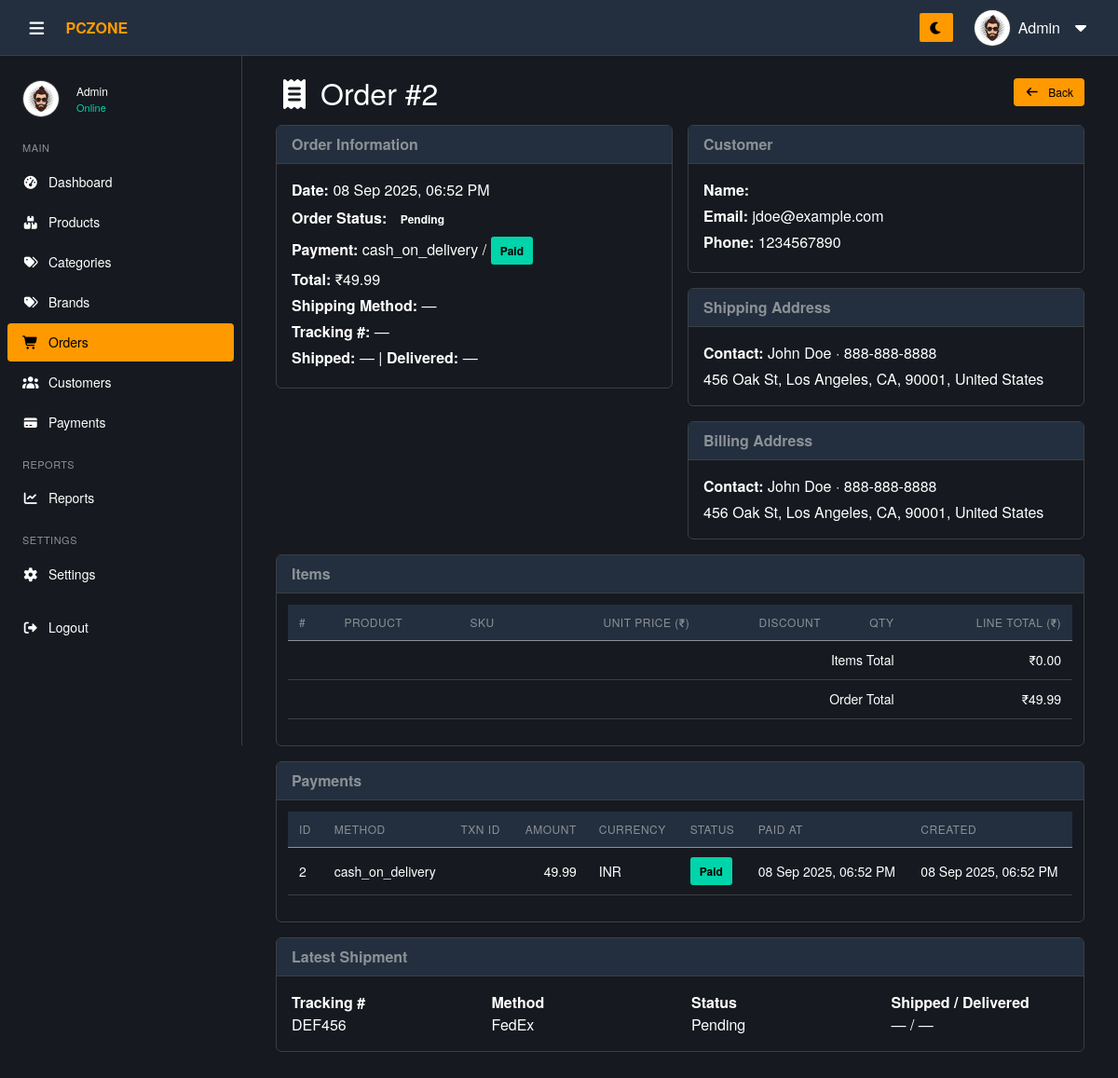
Page /admin/order_view.php?id=2 on the earlier database version.
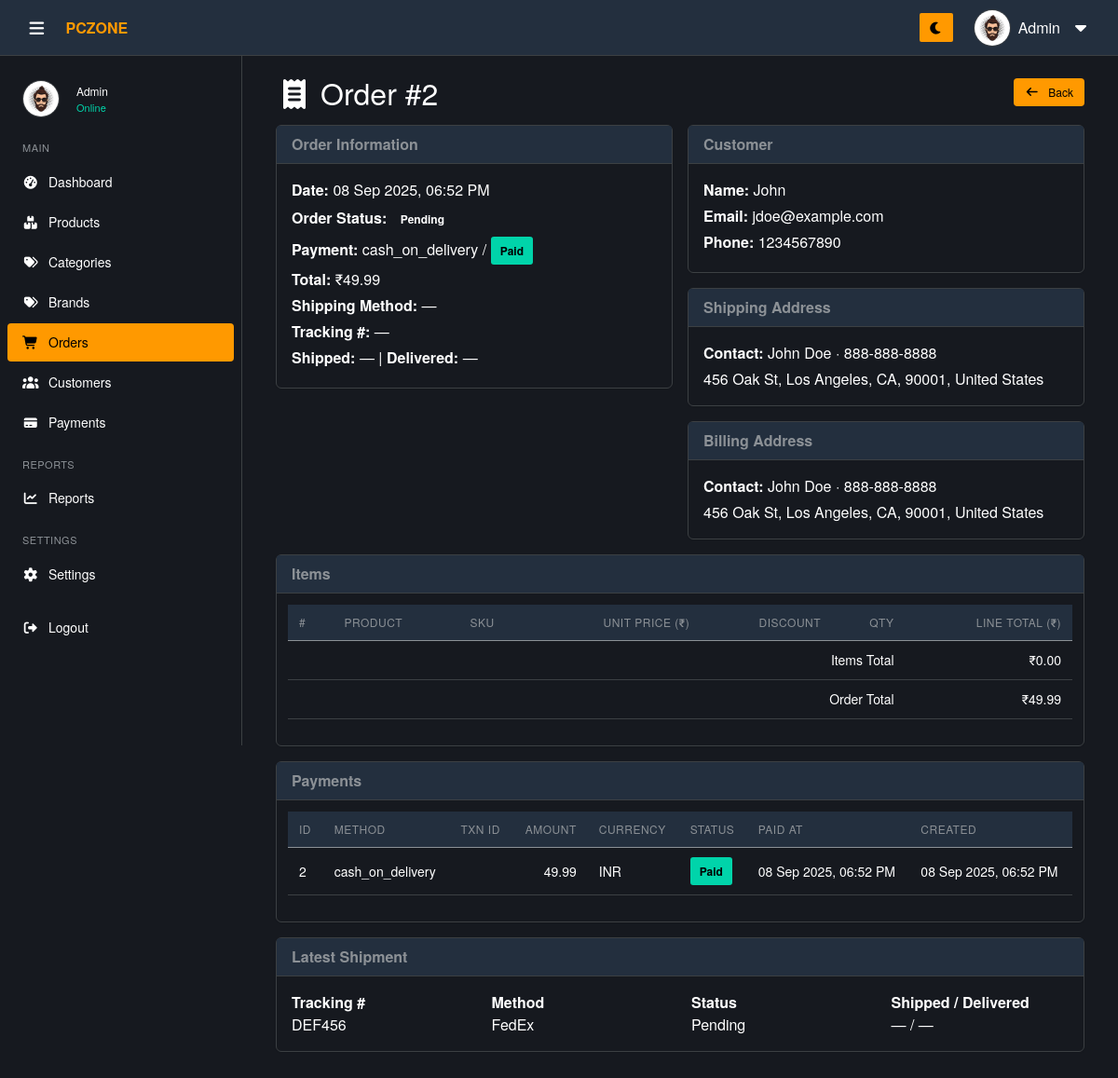
Same page on the later database version.
### tables this page shows
CREATE TABLE IF NOT EXISTS orders (
    order_id INT AUTO_INCREMENT PRIMARY KEY,
    user_id INT NOT NULL,
    billing_address_id INT NOT NULL,
    shipping_address_id INT NOT NULL,
    total_amount DECIMAL(10,2) NOT NULL,
     
     
    order_status ENUM('Pending','Processing','Shipped','Delivered','Cancelled','Returned') DEFAULT 'Pending',
    tracking_number VARCHAR(100) DEFAULT NULL,
    shipping_method VARCHAR(100) DEFAULT NULL,
    order_notes TEXT DEFAULT NULL,
    paid_at DATETIME DEFAULT NULL,
    cancelled_at DATETIME DEFAULT NULL,
    refunded_at DATETIME DEFAULT NULL,
    shipped_date DATE DEFAULT NULL,
    delivered_date DATE DEFAULT NULL,
    order_date DATETIME DEFAULT CURRENT_TIMESTAMP,
    created_at DATETIME DEFAULT CURRENT_TIMESTAMP,
    updated_at DATETIME DEFAULT CURRENT_TIMESTAMP ON UPDATE CURRENT_TIMESTAMP,
    FOREIGN KEY (user_id) REFERENCES users(user_id) ON DELETE CASCADE,
    FOREIGN KEY (billing_address_id) REFERENCES user_address(address_id) ON DELETE CASCADE,
    FOREIGN KEY (shipping_address_id) REFERENCES user_address(address_id) ON DELETE CASCADE
);

CREATE TABLE IF NOT EXISTS users (
    user_id INT AUTO_INCREMENT PRIMARY KEY,
    username VARCHAR(150),
    email VARCHAR(100) UNIQUE NOT NULL,
    password VARCHAR(255) NOT NULL,
    date_of_birth DATE DEFAULT NULL,
    gender ENUM('Male','Female','Other') DEFAULT NULL,
    phone VARCHAR(20),
    email_verified BOOLEAN DEFAULT FALSE,
    role ENUM('admin','user') NOT NULL DEFAULT 'user',
    status ENUM('active','inactive') DEFAULT 'active',
    last_login DATETIME DEFAULT NULL,
    created_at TIMESTAMP DEFAULT CURRENT_TIMESTAMP,
    updated_at TIMESTAMP DEFAULT CURRENT_TIMESTAMP ON UPDATE CURRENT_TIMESTAMP
);

CREATE TABLE IF NOT EXISTS user_address (
    address_id INT AUTO_INCREMENT PRIMARY KEY,
    user_id INT,
    full_name VARCHAR(150),
    phone VARCHAR(20),
    address_line1 TEXT,
    address_line2 TEXT,
    city VARCHAR(100),
    state VARCHAR(100),
    zip VARCHAR(20),
    country VARCHAR(100),
    is_default BOOLEAN DEFAULT 0,
    FOREIGN KEY (user_id) REFERENCES users(user_id) ON DELETE CASCADE
);

### admin/order_view.php (the view, shortened to what the changed rows need)
<?php
require_once '../includes/db_connect.php';
$order_id = (int)$_GET['id'];
$sqlOrder = "
  SELECT
    o.order_id,
    o.order_date,
    o.total_amount,
    o.order_status,
    o.tracking_number,
    o.shipping_method,
    o.order_notes,
    o.paid_at,
    o.cancelled_at,
    o.refunded_at,
    o.shipped_date,
    o.delivered_date,
    u.user_id,
    u.username,
    u.email,
    u.phone,
    sa.full_name  AS ship_full_name,
    sa.phone      AS ship_phone,
    sa.address_line1 AS ship_addr1,
    sa.address_line2 AS ship_addr2,
    sa.city       AS ship_city,
    sa.state      AS ship_state,
    sa.zip        AS ship_zip,
    sa.country    AS ship_country,
    ba.full_name  AS bill_full_name,
    ba.phone      AS bill_phone,
    ba.address_line1 AS bill_addr1,
    ba.address_line2 AS bill_addr2,
    ba.city       AS bill_city,
    ba.state      AS bill_state,
    ba.zip        AS bill_zip,
    ba.country    AS bill_country
  FROM orders o
  JOIN users u        ON o.user_id = u.user_id
  JOIN user_address sa       ON o.shipping_address_id = sa.address_id
  LEFT JOIN user_address ba  ON o.billing_address_id = ba.address_id
  WHERE o.order_id = ?
  LIMIT 1
";
$stmt = mysqli_prepare($conn, $sqlOrder);
mysqli_stmt_bind_param($stmt, 'i', $order_id);
mysqli_stmt_execute($stmt);
$orderRes = mysqli_stmt_get_result($stmt);
$order = mysqli_fetch_assoc($orderRes);
$sqlPayments = "
  SELECT payment_id, payment_method, transaction_id, amount, currency,
         payment_status, paid_at, created_at
  FROM payments
  WHERE order_id = ?
  ORDER BY COALESCE(paid_at, created_at) DESC
";
$stmtPay = mysqli_prepare($conn, $sqlPayments);
mysqli_stmt_bind_param($stmtPay, 'i', $order_id);
mysqli_stmt_execute($stmtPay);
$payRes = mysqli_stmt_get_result($stmtPay);
$latestPayment = mysqli_fetch_assoc($payRes);
function h($s)
{
  return htmlspecialchars((string)$s, ENT_QUOTES, 'UTF-8');
}
function fmtDate($d)
{
  return $d ? date('d M Y, h:i A', strtotime($d)) : '—';
}
function fmtDateShort($d)
{
  return $d ? date('d M Y', strtotime($d)) : '—';
}
function moneyINR($n)
{
  return '₹' . number_format((float)$n, 2);
}
function addrLine($a1, $a2, $city, $state, $zip, $country)
{
  $parts = array_filter([$a1, $a2, $city, $state, $zip, $country]);
  return $parts ? h(implode(', ', $parts)) : '—';
}
?>
<!DOCTYPE html>
<html lang="en" data-theme="dark">
<head>
  <?php include './includes/header-link.php'; ?>
</head>
<body>
  <main class="main-content pt-5 mt-4">
    <div class="container mt-2">
      <div class="d-flex justify-content-between align-items-center mb-3">
        <h2 class="mb-0"><i class="fas fa-receipt me-2"></i>Order #<?= (int)$order['order_id']; ?></h2>
        <a href="orders.php" class="btn btn-add"><i class="fas fa-arrow-left me-1"></i>Back</a>
      </div>
      <div class="row g-3 ">
        <div class="col-lg-6">
          <div class="card theme-card">
            <div class="card-body">
              <div class="mb-1"><strong>Date:</strong> <?= fmtDate($order['order_date']); ?></div>
              <div class="mb-1">
                <strong>Order Status:</strong>
                <?php
                $osClass = match ($order['order_status']) {
                  'Delivered' => 'status-completed',
                  'Shipped', 'Processing' => 'status-pending',
                  'Cancelled' => 'status-cancelled',
                  'Returned' => 'stock-badge low-stock',
                  default => 'stock-badge'
                };
                ?>
                <span class="<?= h($osClass); ?> badge-status"><?= h($order['order_status']); ?></span>
              </div>
              <div class="mb-1">
                <strong>Payment:</strong>
                <?= $latestPayment ? h($latestPayment['payment_method']) : '—'; ?> /
                <?php
                $ps = $latestPayment ? $latestPayment['payment_status'] : '—';
                $psClass = match ($ps) {
                  'Paid' => 'status-completed',
                  'Failed' => 'status-cancelled',
                  'Refunded' => 'stock-badge low-stock',
                  default => 'stock-badge'
                };
                ?>
                <span class="<?= h($psClass); ?> badge-status"><?= h($ps); ?></span>
              </div>
              <div class="mb-1"><strong>Total:</strong> <?= moneyINR($order['total_amount']); ?></div>
              <div class="mb-1"><strong>Shipping Method:</strong> <?= $order['shipping_method'] ? h($order['shipping_method']) : '—'; ?></div>
              <div class="mb-1"><strong>Tracking #:</strong> <?= $order['tracking_number'] ? h($order['tracking_number']) : '—'; ?></div>
              <div class="mb-1"><strong>Shipped:</strong> <?= fmtDateShort($order['shipped_date']); ?> | <strong>Delivered:</strong> <?= fmtDateShort($order['delivered_date']); ?></div>
            </div>
          </div>
        </div>
        <div class="col-lg-6">
          <div class="card mb-3 theme-card">
            <div class="card-body">
              <div class="mb-1"><strong>Name:</strong> <?= h($order['username']) ?></div>
              <div class="mb-1"><strong>Email:</strong> <?= h($order['email']); ?></div>
              <div class="mb-1"><strong>Phone:</strong> <?= h($order['phone']); ?></div>
            </div>
          </div>
          <div class="card mb-3 theme-card">
            <div class="card-body">
              <div class="mb-1"><strong>Contact:</strong> <?= $order['ship_full_name'] ? h($order['ship_full_name']) : '—'; ?><?= $order['ship_phone'] ? ' · ' . h($order['ship_phone']) : ''; ?></div>
              <div><?= addrLine($order['ship_addr1'], $order['ship_addr2'], $order['ship_city'], $order['ship_state'], $order['ship_zip'], $order['ship_country']); ?></div>
            </div>
          </div>
          <div class="card theme-card">
            <div class="card-body">
              <?php if ($order['bill_addr1'] || $order['bill_addr2'] || $order['bill_city'] || $order['bill_state'] || $order['bill_zip'] || $order['bill_country']): ?>
                <div class="mb-1"><strong>Contact:</strong> <?= $order['bill_full_name'] ? h($order['bill_full_name']) : '—'; ?><?= $order['bill_phone'] ? ' · ' . h($order['bill_phone']) : ''; ?></div>
                <div><?= addrLine($order['bill_addr1'], $order['bill_addr2'], $order['bill_city'], $order['bill_state'], $order['bill_zip'], $order['bill_country']); ?></div>
              <?php else: ?>
                <div>—</div>
              <?php endif; ?>
            </div>
          </div>
        </div>
      </div>
      <div class="card mt-3 theme-card">
        <div class="card-body table-responsive table-container">
          <table class="data-table table align-middle">
            <thead>
              <tr>
                <th>#</th>
                <th>Product</th>
                <th>SKU</th>
                <th class="text-end">Unit Price (₹)</th>
                <th class="text-end">Discount</th>
                <th class="text-end">Qty</th>
                <th class="text-end">Line Total (₹)</th>
              </tr>
            </thead>
            <tfoot>
              <tr>
                <td colspan="6" class="text-end">Order Total</td>
                <td class="text-end"><?= moneyINR($order['total_amount']); ?></td>
              </tr>
            </tfoot>
          </table>
        </div>
      </div>
      <div class="card mt-3 theme-card">
        <div class="card-body table-responsive table-container">
          <table class="data-table table align-middle">
            <thead>
              <tr>
                <th>ID</th>
                <th>Method</th>
                <th>Txn ID</th>
                <th class="text-end">Amount</th>
                <th>Currency</th>
                <th>Status</th>
                <th>Paid At</th>
                <th>Created</th>
              </tr>
            </thead>
          </table>
        </div>
      </div>
    </div>
  </main>
</body>
</html>

Differences in the rows shown:
changed through a linked row, orders "Pending": user.username (not shown) → "John"
